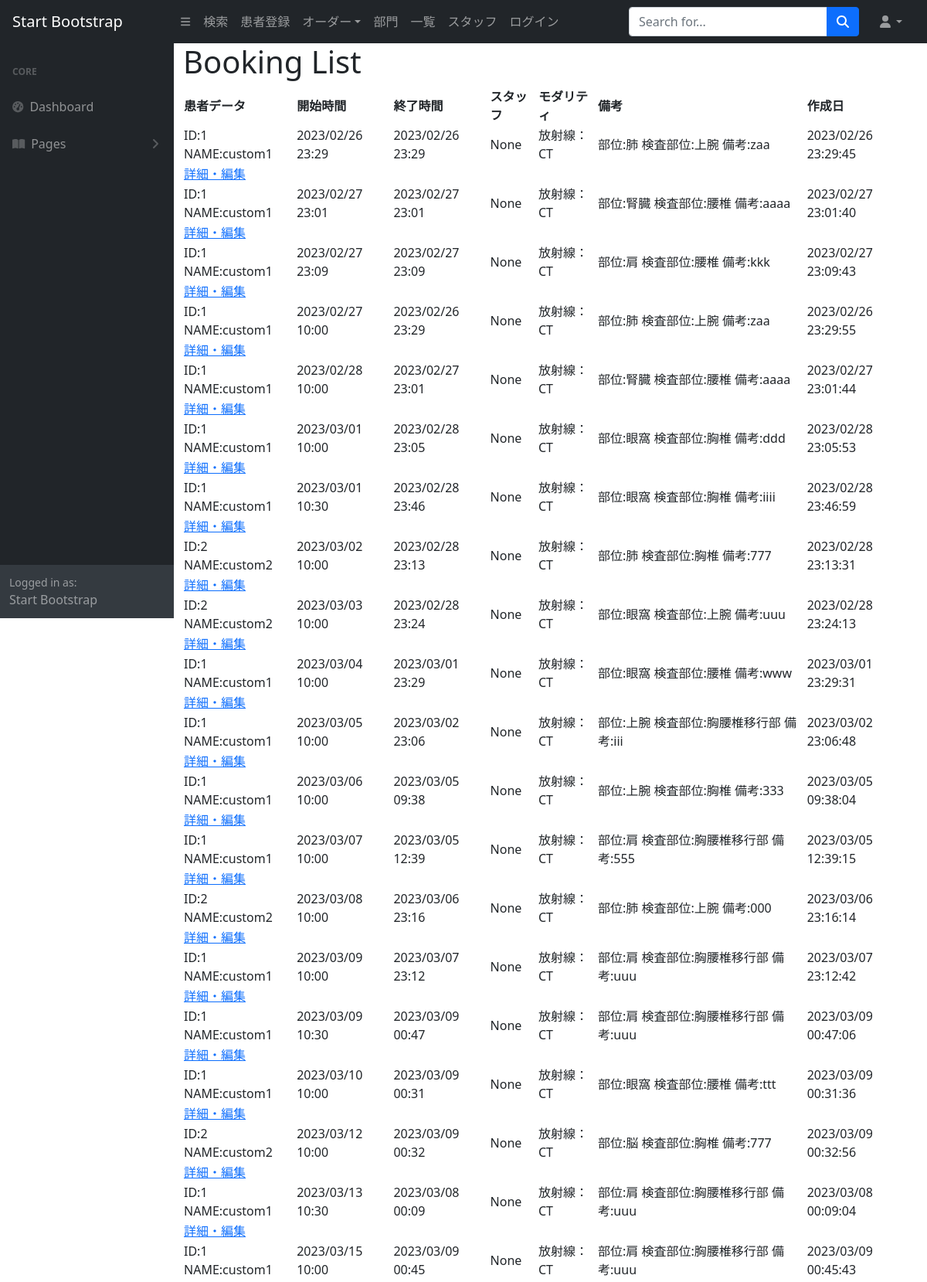
The page /booking_list/ (upper part) on the database its author committed.
### app/models.py (models this page shows, shortened)
class Booking(models.Model):
    staff = models.ForeignKey(Staff, verbose_name='スタッフ', on_delete=models.CASCADE, null=True, blank=True)
    modality = models.ForeignKey(Modality, verbose_name='モダリティ', on_delete=models.CASCADE, null=True, blank=True)
    pt_data = models.ForeignKey(
        Patient,
        verbose_name='患者データ',
        on_delete=models.CASCADE,
        null=True,
        blank=True,
        related_name="pt_data"
    )
    start = models.DateTimeField('開始時間', default=timezone.now, null=True, blank=True)
    end = models.DateTimeField('終了時間', default=timezone.now, null=True, blank=True)
    date = models.DateField('日付', null=True, blank=True)
    created_at = models.DateTimeField(auto_now_add=True, null=True, blank=True)
    orders = models.OneToOneField(
        Remark,
        verbose_name='備考',
        on_delete=models.CASCADE,
        null=True,
        blank=True
    )

class Patient(models.Model):
    pt_id = models.IntegerField(
        'ID',
        null=False,
        blank=False,
        unique=False,
        validators=[validators.MinValueValidator(0), validators.MaxValueValidator(1000000)]
    )
    pt_name = models.CharField(verbose_name='患者名', max_length=20, null=False, blank=False)
    pt_gender = models.CharField('性別', max_length=5, null=True, blank=True)
    pt_birthday = models.DateField('誕生日', null=True, blank=True)
    pt_remarks = models.TextField('備考', default="", null=True, blank=True)
    created_at = models.DateField(auto_now_add=True)
    update_at = models.DateField(auto_now=True)
    def __str__(self):
        return f'ID:{self.pt_id} NAME:{self.pt_name}'

class Modality(models.Model):
    name = models.CharField('検査機器', max_length=100)
    store = models.ForeignKey(Store, verbose_name='部門', on_delete=models.CASCADE)
    image = models.ImageField(upload_to='images', verbose_name='イメージ画像', null=True, blank=True)
    def __str__(self):
        return f'{self.store}：{self.name}'

class Store(models.Model):
    name = models.CharField('部門', max_length=100)
    address = models.CharField('住所', max_length=100, null=True, blank=True)
    tel = models.CharField('電話番号', max_length=100, null=True, blank=True)
    description = models.TextField('説明', default="", blank=True)
    image = models.ImageField(upload_to='images', verbose_name='イメージ画像', null=True, blank=True)
    def __str__(self):
        return self.name

class Remark(models.Model):
    order_remarks = models.CharField('備考', max_length=255, null=True, blank=True)
    category = models.ForeignKey(Category, verbose_name='カテゴリ', on_delete=models.PROTECT, null=True, blank=True)
    parts = models.CharField('検査部位', max_length=255, null=True, blank=True)
    def __str__(self):
        return f'部位:{self.category} 検査部位:{self.parts} 備考:{self.order_remarks}'

class Category(models.Model):
    name = models.CharField('カテゴリ名', max_length=255)
    parent = models.ForeignKey(ParentCategory, verbose_name='親カテゴリ', on_delete=models.PROTECT)
    def __str__(self):
        return self.name

### app/views.py (the view)
# urls.py: path('booking_list/', views.BookingListView.as_view(), name='booking_list'),
class BookingListView(ListView):
    model = Booking
    template_name = 'booking_list.html'
    context_object_name = 'bookings'
    ordering = ['date', 'start']

### app/templates/app/booking_list.html
{% extends "app/base.html" %}
{% load widget_tweaks %}
{% block content %}
  <h1>Booking List</h1>
  <table>
    <thead>
      <tr>
        <th>患者データ</th>
        <th>開始時間</th>
        <th>終了時間</th>
        <th>スタッフ</th>
        <th>モダリティ</th>
        <th>備考</th>
        <th>作成日</th>
      </tr>
    </thead>
    <tbody>
      {% for booking in bookings %}
      <tr>
        <td>{{ booking.pt_data }}</td>
        <td>{{ booking.start|date:"Y/m/d H:i" }}</td>
        <td>{{ booking.end|date:"Y/m/d H:i" }}</td>
        <td>{{ booking.staff }}</td>
        <td>{{ booking.modality }}</td>
        <td>{{ booking.orders }}</td>
        <td>{{ booking.created_at|date:"Y/m/d H:i:s" }}</td>
      </tr>
      <td>
        <a href="{% url 'mod_booking' booking.modality.pk booking.start.year booking.start.month booking.start.day booking.start.hour booking.start.minute %}?pt_id={{ booking.pt_data.pt_id }}&pt_name={{ booking.pt_data.pt_name }}&category={{ booking.orders.category }}&parts={{ booking.orders.parts }}&order_remarks={{ booking.orders.order_remarks }}&created_at={{ booking.created_at }}">
          詳細・編集
        </a>
      </td>
      {% empty %}
      <tr>
          <td colspan="7">No bookings found.</td>
      </tr>
      {% endfor %}
    </tbody>
  </table>
{% endblock %}

### rows shown on the page
Booking: pt_data "ID:1 NAME:custom1", start "2023/02/26 23:29", end "2023/02/26 23:29", staff "None", modality "放射線：CT", orders "部位:肺 検査部位:上腕 備考:zaa", created_at "2023/02/26 23:29:45"
Booking: pt_data "ID:1 NAME:custom1", start "2023/02/27 23:01", end "2023/02/27 23:01", staff "None", modality "放射線：CT", orders "部位:腎臓 検査部位:腰椎 備考:aaaa", created_at "2023/02/27 23:01:40"
Booking: pt_data "ID:1 NAME:custom1", start "2023/02/27 23:09", end "2023/02/27 23:09", staff "None", modality "放射線：CT", orders "部位:肩 検査部位:腰椎 備考:kkk", created_at "2023/02/27 23:09:43"
Booking: pt_data "ID:1 NAME:custom1", start "2023/02/27 10:00", end "2023/02/26 23:29", staff "None", modality "放射線：CT", orders "部位:肺 検査部位:上腕 備考:zaa", created_at "2023/02/26 23:29:55"
Booking: pt_data "ID:1 NAME:custom1", start "2023/02/28 10:00", end "2023/02/27 23:01", staff "None", modality "放射線：CT", orders "部位:腎臓 検査部位:腰椎 備考:aaaa", created_at "2023/02/27 23:01:44"
Booking: pt_data "ID:1 NAME:custom1", start "2023/03/01 10:00", end "2023/02/28 23:05", staff "None", modality "放射線：CT", orders "部位:眼窩 検査部位:胸椎 備考:ddd", created_at "2023/02/28 23:05:53"
Booking: pt_data "ID:1 NAME:custom1", start "2023/03/01 10:30", end "2023/02/28 23:46", staff "None", modality "放射線：CT", orders "部位:眼窩 検査部位:胸椎 備考:iiii", created_at "2023/02/28 23:46:59"
Booking: pt_data "ID:2 NAME:custom2", start "2023/03/02 10:00", end "2023/02/28 23:13", staff "None", modality "放射線：CT", orders "部位:肺 検査部位:胸椎 備考:777", created_at "2023/02/28 23:13:31"
Booking: pt_data "ID:2 NAME:custom2", start "2023/03/03 10:00", end "2023/02/28 23:24", staff "None", modality "放射線：CT", orders "部位:眼窩 検査部位:上腕 備考:uuu", created_at "2023/02/28 23:24:13"
Booking: pt_data "ID:1 NAME:custom1", start "2023/03/04 10:00", end "2023/03/01 23:29", staff "None", modality "放射線：CT", orders "部位:眼窩 検査部位:腰椎 備考:www", created_at "2023/03/01 23:29:31"
Booking: pt_data "ID:1 NAME:custom1", start "2023/03/05 10:00", end "2023/03/02 23:06", staff "None", modality "放射線：CT", orders "部位:上腕 検査部位:胸腰椎移行部 備考:iii", created_at "2023/03/02 23:06:48"
Booking: pt_data "ID:1 NAME:custom1", start "2023/03/06 10:00", end "2023/03/05 09:38", staff "None", modality "放射線：CT", orders "部位:上腕 検査部位:胸椎 備考:333", created_at "2023/03/05 09:38:04"
Booking: pt_data "ID:1 NAME:custom1", start "2023/03/07 10:00", end "2023/03/05 12:39", staff "None", modality "放射線：CT", orders "部位:肩 検査部位:胸腰椎移行部 備考:555", created_at "2023/03/05 12:39:15"
Booking: pt_data "ID:2 NAME:custom2", start "2023/03/08 10:00", end "2023/03/06 23:16", staff "None", modality "放射線：CT", orders "部位:肺 検査部位:上腕 備考:000", created_at "2023/03/06 23:16:14"
Booking: pt_data "ID:1 NAME:custom1", start "2023/03/09 10:00", end "2023/03/07 23:12", staff "None", modality "放射線：CT", orders "部位:肩 検査部位:胸腰椎移行部 備考:uuu", created_at "2023/03/07 23:12:42"
Booking: pt_data "ID:1 NAME:custom1", start "2023/03/09 10:30", end "2023/03/09 00:47", staff "None", modality "放射線：CT", orders "部位:肩 検査部位:胸腰椎移行部 備考:uuu", created_at "2023/03/09 00:47:06"
Booking: pt_data "ID:1 NAME:custom1", start "2023/03/10 10:00", end "2023/03/09 00:31", staff "None", modality "放射線：CT", orders "部位:眼窩 検査部位:腰椎 備考:ttt", created_at "2023/03/09 00:31:36"
Booking: pt_data "ID:2 NAME:custom2", start "2023/03/12 10:00", end "2023/03/09 00:32", staff "None", modality "放射線：CT", orders "部位:脳 検査部位:胸椎 備考:777", created_at "2023/03/09 00:32:56"
Booking: pt_data "ID:1 NAME:custom1", start "2023/03/13 10:30", end "2023/03/08 00:09", staff "None", modality "放射線：CT", orders "部位:肩 検査部位:胸腰椎移行部 備考:uuu", created_at "2023/03/08 00:09:04"
Booking: pt_data "ID:1 NAME:custom1", start "2023/03/15 10:00", end "2023/03/09 00:45", staff "None", modality "放射線：CT", orders "部位:肩 検査部位:胸腰椎移行部 備考:uuu", created_at "2023/03/09 00:45:43"
